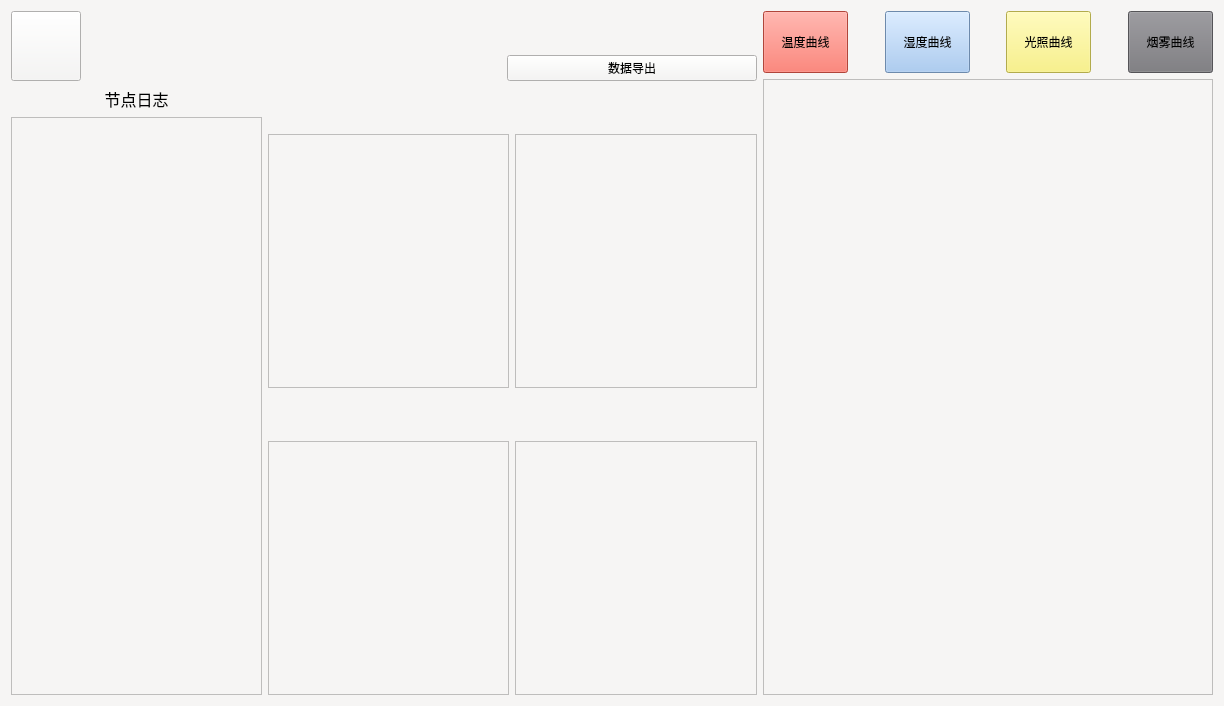
<?xml version="1.0" encoding="UTF-8"?>
<ui version="4.0">
 <class>node3</class>
 <widget class="QWidget" name="node3">
  <property name="geometry">
   <rect>
    <x>0</x>
    <y>0</y>
    <width>1224</width>
    <height>706</height>
   </rect>
  </property>
  <property name="windowTitle">
   <string>节点三</string>
  </property>
  <property name="styleSheet">
   <string notr="true">background-color: rgb(246, 245, 244);</string>
  </property>
  <layout class="QGridLayout" name="gridLayout">
   <item row="0" column="0">
    <widget class="QPushButton" name="back_3Button">
     <property name="minimumSize">
      <size>
       <width>70</width>
       <height>70</height>
      </size>
     </property>
     <property name="styleSheet">
      <string notr="true">border-image: url(:/back.png);</string>
     </property>
     <property name="text">
      <string/>
     </property>
    </widget>
   </item>
   <item row="0" column="1" colspan="2">
    <spacer name="horizontalSpacer_4">
     <property name="orientation">
      <enum>Qt::Horizontal</enum>
     </property>
     <property name="sizeHint" stdset="0">
      <size>
       <width>404</width>
       <height>20</height>
      </size>
     </property>
    </spacer>
   </item>
   <item row="0" column="3">
    <layout class="QVBoxLayout" name="verticalLayout_7">
     <item>
      <widget class="QLabel" name="label_time">
       <property name="minimumSize">
        <size>
         <width>250</width>
         <height>0</height>
        </size>
       </property>
       <property name="font">
        <font>
         <pointsize>15</pointsize>
        </font>
       </property>
       <property name="styleSheet">
        <string notr="true">color: rgb(28, 113, 216);</string>
       </property>
       <property name="text">
        <string/>
       </property>
       <property name="textFormat">
        <enum>Qt::AutoText</enum>
       </property>
       <property name="alignment">
        <set>Qt::AlignCenter</set>
       </property>
      </widget>
     </item>
     <item>
      <widget class="QPushButton" name="pushButton_data">
       <property name="text">
        <string>数据导出</string>
       </property>
      </widget>
     </item>
    </layout>
   </item>
   <item row="0" column="4" rowspan="3">
    <layout class="QVBoxLayout" name="verticalLayout_6">
     <item>
      <layout class="QHBoxLayout" name="horizontalLayout_3">
       <item>
        <widget class="QPushButton" name="temperature3Button">
         <property name="minimumSize">
          <size>
           <width>85</width>
           <height>62</height>
          </size>
         </property>
         <property name="styleSheet">
          <string notr="true">background-color: rgb(246, 97, 81);</string>
         </property>
         <property name="text">
          <string>温度曲线</string>
         </property>
        </widget>
       </item>
       <item>
        <spacer name="horizontalSpacer">
         <property name="orientation">
          <enum>Qt::Horizontal</enum>
         </property>
         <property name="sizeHint" stdset="0">
          <size>
           <width>18</width>
           <height>18</height>
          </size>
         </property>
        </spacer>
       </item>
       <item>
        <widget class="QPushButton" name="humi_3Button">
         <property name="minimumSize">
          <size>
           <width>85</width>
           <height>62</height>
          </size>
         </property>
         <property name="styleSheet">
          <string notr="true">background-color: rgb(153, 193, 241);</string>
         </property>
         <property name="text">
          <string>湿度曲线</string>
         </property>
        </widget>
       </item>
       <item>
        <spacer name="horizontalSpacer_2">
         <property name="orientation">
          <enum>Qt::Horizontal</enum>
         </property>
         <property name="sizeHint" stdset="0">
          <size>
           <width>18</width>
           <height>20</height>
          </size>
         </property>
        </spacer>
       </item>
       <item>
        <widget class="QPushButton" name="light_3Button">
         <property name="minimumSize">
          <size>
           <width>85</width>
           <height>62</height>
          </size>
         </property>
         <property name="styleSheet">
          <string notr="true">background-color: rgb(249, 240, 107);</string>
         </property>
         <property name="text">
          <string>光照曲线</string>
         </property>
        </widget>
       </item>
       <item>
        <spacer name="horizontalSpacer_3">
         <property name="orientation">
          <enum>Qt::Horizontal</enum>
         </property>
         <property name="sizeHint" stdset="0">
          <size>
           <width>18</width>
           <height>20</height>
          </size>
         </property>
        </spacer>
       </item>
       <item>
        <widget class="QPushButton" name="smog_3Button">
         <property name="minimumSize">
          <size>
           <width>85</width>
           <height>62</height>
          </size>
         </property>
         <property name="styleSheet">
          <string notr="true">background-color: rgb(119, 118, 123);</string>
         </property>
         <property name="text">
          <string>烟雾曲线</string>
         </property>
        </widget>
       </item>
      </layout>
     </item>
     <item>
      <widget class="QChartView" name="graphicsView">
       <property name="minimumSize">
        <size>
         <width>450</width>
         <height>450</height>
        </size>
       </property>
      </widget>
     </item>
    </layout>
   </item>
   <item row="1" column="0" rowspan="2" colspan="2">
    <layout class="QVBoxLayout" name="verticalLayout">
     <item>
      <widget class="QLabel" name="label">
       <property name="font">
        <font>
         <pointsize>12</pointsize>
        </font>
       </property>
       <property name="text">
        <string>节点日志</string>
       </property>
       <property name="alignment">
        <set>Qt::AlignCenter</set>
       </property>
      </widget>
     </item>
     <item>
      <widget class="QTextEdit" name="textEdit_log">
       <property name="readOnly">
        <bool>true</bool>
       </property>
      </widget>
     </item>
    </layout>
   </item>
   <item row="1" column="2" colspan="2">
    <layout class="QHBoxLayout" name="horizontalLayout">
     <item>
      <layout class="QVBoxLayout" name="verticalLayout_2">
       <item>
        <widget class="QLabel" name="label_2">
         <property name="minimumSize">
          <size>
           <width>0</width>
           <height>41</height>
          </size>
         </property>
         <property name="font">
          <font>
           <pointsize>12</pointsize>
          </font>
         </property>
         <property name="styleSheet">
          <string notr="true">image: url(:/temp1_img.png);</string>
         </property>
         <property name="text">
          <string/>
         </property>
         <property name="alignment">
          <set>Qt::AlignCenter</set>
         </property>
        </widget>
       </item>
       <item>
        <widget class="QTextEdit" name="textEdit_temp">
         <property name="readOnly">
          <bool>true</bool>
         </property>
        </widget>
       </item>
      </layout>
     </item>
     <item>
      <layout class="QVBoxLayout" name="verticalLayout_3">
       <item>
        <widget class="QLabel" name="label_3">
         <property name="minimumSize">
          <size>
           <width>0</width>
           <height>41</height>
          </size>
         </property>
         <property name="font">
          <font>
           <pointsize>12</pointsize>
          </font>
         </property>
         <property name="styleSheet">
          <string notr="true">image: url(:/humi1_image.png);</string>
         </property>
         <property name="text">
          <string/>
         </property>
         <property name="alignment">
          <set>Qt::AlignCenter</set>
         </property>
        </widget>
       </item>
       <item>
        <widget class="QTextEdit" name="textEdit_humi">
         <property name="readOnly">
          <bool>true</bool>
         </property>
        </widget>
       </item>
      </layout>
     </item>
    </layout>
   </item>
   <item row="2" column="2" colspan="2">
    <layout class="QHBoxLayout" name="horizontalLayout_2">
     <item>
      <layout class="QVBoxLayout" name="verticalLayout_4">
       <item>
        <widget class="QLabel" name="label_4">
         <property name="minimumSize">
          <size>
           <width>0</width>
           <height>41</height>
          </size>
         </property>
         <property name="font">
          <font>
           <pointsize>12</pointsize>
          </font>
         </property>
         <property name="styleSheet">
          <string notr="true">image: url(:/light1_img.png);</string>
         </property>
         <property name="text">
          <string/>
         </property>
         <property name="alignment">
          <set>Qt::AlignCenter</set>
         </property>
        </widget>
       </item>
       <item>
        <widget class="QTextEdit" name="textEdit_light">
         <property name="readOnly">
          <bool>true</bool>
         </property>
        </widget>
       </item>
      </layout>
     </item>
     <item>
      <layout class="QVBoxLayout" name="verticalLayout_5">
       <item>
        <widget class="QLabel" name="label_5">
         <property name="minimumSize">
          <size>
           <width>0</width>
           <height>41</height>
          </size>
         </property>
         <property name="font">
          <font>
           <pointsize>12</pointsize>
          </font>
         </property>
         <property name="styleSheet">
          <string notr="true">image: url(:/smog1_img.png);</string>
         </property>
         <property name="text">
          <string/>
         </property>
         <property name="alignment">
          <set>Qt::AlignCenter</set>
         </property>
        </widget>
       </item>
       <item>
        <widget class="QTextEdit" name="textEdit_smog">
         <property name="readOnly">
          <bool>true</bool>
         </property>
        </widget>
       </item>
      </layout>
     </item>
    </layout>
   </item>
  </layout>
 </widget>
 <customwidgets>
  <customwidget>
   <class>QChartView</class>
   <extends>QGraphicsView</extends>
   <header location="global">qchartview.h</header>
  </customwidget>
 </customwidgets>
 <resources/>
 <connections/>
</ui>
